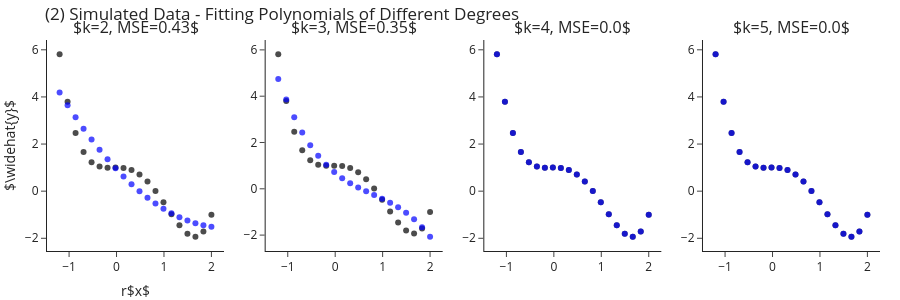

Write notebook code for a chart like this one.
### Markdown cell above
## Fitting A Polynomial Of Different Degrees

Next, let us fit polynomials of different degrees and different noise properties to study how it influences the learned model.
We begin with the noise-less case where we fit for different values of $k$. As we increase $k$ we manage to fit a model
that describes the data in a better way, reflected by the decrease in the MSE.

### Code cell
from sklearn.linear_model import LinearRegression
from sklearn.pipeline import make_pipeline

ks = [2, 3, 4, 5]
fig = make_subplots(1, 4, subplot_titles=list(ks))
for i, k in enumerate(ks):
    y_hat = make_pipeline(PolynomialFeatures(k), LinearRegression()).fit(X, y_).predict(X)
    
    fig.add_traces([go.Scatter(x=x, y=y_, mode="markers", name="Real Points",  marker=dict(color="black", opacity=.7), showlegend=False),
                    go.Scatter(x=x, y=y_hat, mode="markers", name="Predicted Points",  marker=dict(color="blue", opacity=.7), showlegend=False)], rows=1, cols=i+1)
    fig["layout"]["annotations"][i]["text"] = rf"$k={{0}}, MSE={{1}}$".format(k, round(np.mean((y_-y_hat)**2), 2))

fig.update_layout(title="(2) Simulated Data - Fitting Polynomials of Different Degrees",
                  yaxis_title=r"$\widehat{y}$",
                  xaxis_title="r$x$",
                  height=300)
fig.show()

### Figure 1 — Plotly figure (JSON) as saved in the notebook; plotly's stock layout.template omitted (floating-point values rounded to 4 significant figures)
{"data": [{"marker": {"color": "black", "opacity": 0.7}, "mode": "markers", "name": "Real Points", "showlegend": false, "type": "scatter", "x": [-1.2, -1.032, -0.8632, -0.6947, -0.5263, -0.3579, -0.1895, -0.02105, 0.1474, 0.3158, 0.4842, 0.6526, 0.8211, 0.9895, 1.158, 1.326, 1.495, 1.663, 1.832, 2], "xaxis": "x", "y": [5.81, 3.796, 2.469, 1.662, 1.23, 1.044, 0.9969, 0.9998, 0.9832, 0.8971, 0.7107, 0.4125, 0.0104, -0.4685, -0.9777, -1.451, -1.804, -1.933, -1.712, -1], "yaxis": "y"}, {"marker": {"color": "blue", "opacity": 0.7}, "mode": "markers", "name": "Predicted Points", "showlegend": false, "type": "scatter", "x": [-1.2, -1.032, -0.8632, -0.6947, -0.5263, -0.3579, -0.1895, -0.02105, 0.1474, 0.3158, 0.4842, 0.6526, 0.8211, 0.9895, 1.158, 1.326, 1.495, 1.663, 1.832, 2], "xaxis": "x", "y": [4.185, 3.647, 3.137, 2.652, 2.194, 1.762, 1.356, 0.9774, 0.6247, 0.2984, -0.001528, -0.2751, -0.5222, -0.743, -0.9374, -1.105, -1.247, -1.362, -1.451, -1.514], "yaxis": "y"}, {"marker": {"color": "black", "opacity": 0.7}, "mode": "markers", "name": "Real Points", "showlegend": false, "type": "scatter", "x": [-1.2, -1.032, -0.8632, -0.6947, -0.5263, -0.3579, -0.1895, -0.02105, 0.1474, 0.3158, 0.4842, 0.6526, 0.8211, 0.9895, 1.158, 1.326, 1.495, 1.663, 1.832, 2], "xaxis": "x2", "y": [5.81, 3.796, 2.469, 1.662, 1.23, 1.044, 0.9969, 0.9998, 0.9832, 0.8971, 0.7107, 0.4125, 0.0104, -0.4685, -0.9777, -1.451, -1.804, -1.933, -1.712, -1], "yaxis": "y2"}, {"marker": {"color": "blue", "opacity": 0.7}, "mode": "markers", "name": "Predicted Points", "showlegend": false, "type": "scatter", "x": [-1.2, -1.032, -0.8632, -0.6947, -0.5263, -0.3579, -0.1895, -0.02105, 0.1474, 0.3158, 0.4842, 0.6526, 0.8211, 0.9895, 1.158, 1.326, 1.495, 1.663, 1.832, 2], "xaxis": "x2", "y": [4.74, 3.852, 3.088, 2.436, 1.885, 1.423, 1.039, 0.7223, 0.4602, 0.2416, 0.05523, -0.1105, -0.2671, -0.426, -0.5986, -0.7964, -1.031, -1.314, -1.656, -2.069], "yaxis": "y2"}, {"marker": {"color": "black", "opacity": 0.7}, "mode": "markers", "name": "Real Points", "showlegend": false, "type": "scatter", "x": [-1.2, -1.032, -0.8632, -0.6947, -0.5263, -0.3579, -0.1895, -0.02105, 0.1474, 0.3158, 0.4842, 0.6526, 0.8211, 0.9895, 1.158, 1.326, 1.495, 1.663, 1.832, 2], "xaxis": "x3", "y": [5.81, 3.796, 2.469, 1.662, 1.23, 1.044, 0.9969, 0.9998, 0.9832, 0.8971, 0.7107, 0.4125, 0.0104, -0.4685, -0.9777, -1.451, -1.804, -1.933, -1.712, -1], "yaxis": "y3"}, {"marker": {"color": "blue", "opacity": 0.7}, "mode": "markers", "name": "Predicted Points", "showlegend": false, "type": "scatter", "x": [-1.2, -1.032, -0.8632, -0.6947, -0.5263, -0.3579, -0.1895, -0.02105, 0.1474, 0.3158, 0.4842, 0.6526, 0.8211, 0.9895, 1.158, 1.326, 1.495, 1.663, 1.832, 2], "xaxis": "x3", "y": [5.81, 3.796, 2.469, 1.662, 1.23, 1.044, 0.9969, 0.9998, 0.9832, 0.8971, 0.7107, 0.4125, 0.0104, -0.4685, -0.9777, -1.451, -1.804, -1.933, -1.712, -1], "yaxis": "y3"}, {"marker": {"color": "black", "opacity": 0.7}, "mode": "markers", "name": "Real Points", "showlegend": false, "type": "scatter", "x": [-1.2, -1.032, -0.8632, -0.6947, -0.5263, -0.3579, -0.1895, -0.02105, 0.1474, 0.3158, 0.4842, 0.6526, 0.8211, 0.9895, 1.158, 1.326, 1.495, 1.663, 1.832, 2], "xaxis": "x4", "y": [5.81, 3.796, 2.469, 1.662, 1.23, 1.044, 0.9969, 0.9998, 0.9832, 0.8971, 0.7107, 0.4125, 0.0104, -0.4685, -0.9777, -1.451, -1.804, -1.933, -1.712, -1], "yaxis": "y4"}, {"marker": {"color": "blue", "opacity": 0.7}, "mode": "markers", "name": "Predicted Points", "showlegend": false, "type": "scatter", "x": [-1.2, -1.032, -0.8632, -0.6947, -0.5263, -0.3579, -0.1895, -0.02105, 0.1474, 0.3158, 0.4842, 0.6526, 0.8211, 0.9895, 1.158, 1.326, 1.495, 1.663, 1.832, 2], "xaxis": "x4", "y": [5.81, 3.796, 2.469, 1.662, 1.23, 1.044, 0.9969, 0.9998, 0.9832, 0.8971, 0.7107, 0.4125, 0.0104, -0.4685, -0.9777, -1.451, -1.804, -1.933, -1.712, -1.0], "yaxis": "y4"}], "layout": {"annotations": [{"font": {"size": 16}, "showarrow": false, "text": "$k=2, MSE=0.43$", "x": 0.1062, "xanchor": "center", "xref": "paper", "y": 1, "yanchor": "bottom", "yref": "paper"}, {"font": {"size": 16}, "showarrow": false, "text": "$k=3, MSE=0.35$", "x": 0.3688, "xanchor": "center", "xref": "paper", "y": 1, "yanchor": "bottom", "yref": "paper"}, {"font": {"size": 16}, "showarrow": false, "text": "$k=4, MSE=0.0$", "x": 0.6313, "xanchor": "center", "xref": "paper", "y": 1, "yanchor": "bottom", "yref": "paper"}, {"font": {"size": 16}, "showarrow": false, "text": "$k=5, MSE=0.0$", "x": 0.8938, "xanchor": "center", "xref": "paper", "y": 1, "yanchor": "bottom", "yref": "paper"}], "height": 300, "title": {"text": "(2) Simulated Data - Fitting Polynomials of Different Degrees"}, "xaxis": {"anchor": "y", "domain": [0, 0.2125], "title": {"text": "r$x$"}}, "xaxis2": {"anchor": "y2", "domain": [0.2625, 0.475]}, "xaxis3": {"anchor": "y3", "domain": [0.525, 0.7375]}, "xaxis4": {"anchor": "y4", "domain": [0.7875, 1]}, "yaxis": {"anchor": "x", "domain": [0, 1], "title": {"text": "$\\widehat{y}$"}}, "yaxis2": {"anchor": "x2", "domain": [0, 1]}, "yaxis3": {"anchor": "x3", "domain": [0, 1]}, "yaxis4": {"anchor": "x4", "domain": [0, 1]}}}
